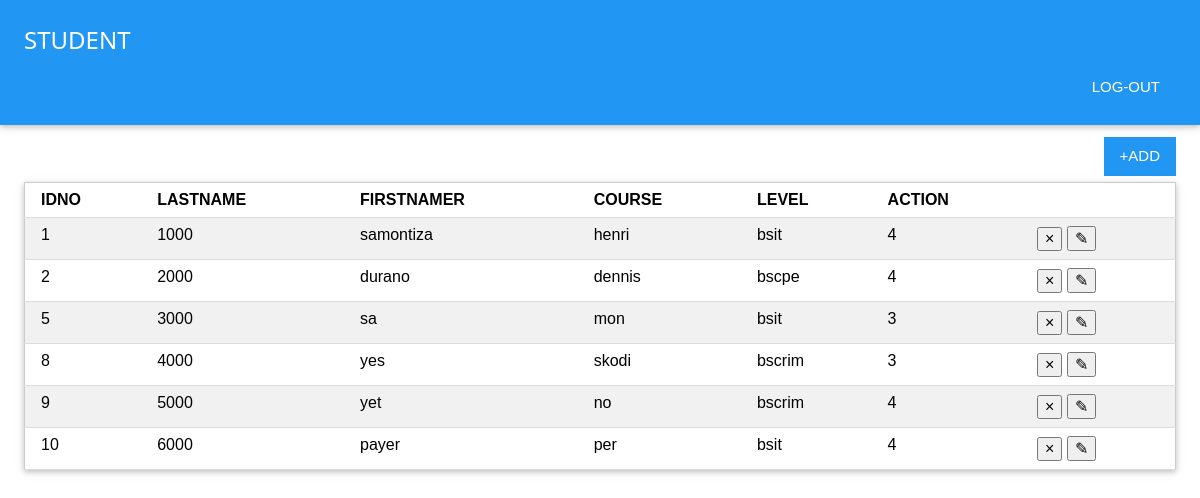
Screenshot of /studentlist.php?user=admin (signed in) with the database file from the repository.
### tables this page shows
CREATE TABLE `student` (
  `id` int(10) NOT NULL,
  `idno` int(10) NOT NULL,
  `lastname` varchar(50) NOT NULL,
  `firstname` varchar(50) NOT NULL,
  `course` varchar(10) NOT NULL,
  `level` tinyint(5) NOT NULL
);

### util/dbhelper.php (called while the page is built, shortened)
<?php
	$hostname = "127.0.0.1";
	$username = "root";
	$password = "";
	$database = "skill";
	function dbconnect(){
		global $hostname,$username,$password,$database;
		return mysqli_connect($hostname,$username,$password,$database);
	}
		function getall($table){
		$rows=array();
		$sql="SELECT * FROM `$table`";
			$conn=dbconnect();
			$query=mysqli_query($conn,$sql) or die("SQL Error");
			while($row=mysqli_fetch_assoc($query)){
				array_push($rows,$row);
			}
		return $rows;
	}
?>

### studentlist.php (the view, shortened to what this page needs)
<?php
	include("util/dbhelper.php");
?>
<html>
	<head>
		<link rel="stylesheet" href="assets/css/w3.css">
	</head>
	<body>
		<div class="w3-blue w3-padding-large w3-card-2">
			<h3>STUDENT</h3>
			<a href="logout.php" class="w3-right w3-button">LOG-OUT</a>
			<br>
			<br>
		</div>
		<div class="w3-padding-large">
			<button class="w3-button w3-blue w3-right" onclick="modalcontrol('mymodal','block')">+ADD</button>
			<br><br>
			<table class="w3-table-all w3-card-2 w3-animate-top">
				<?php
					$header=['idno','lastname','firstnamer','course','level','action'];
					echo "<tr>";
						foreach($header as $h){
							echo "<th>".strtoupper($h)."</th>";
						}
					echo "</tr>";
					$list=getall('student');
					foreach($list as $student){
						echo "<tr>";
							echo "<td>".$student['id']."</td>";
							echo "<td>".$student['idno']."</td>";
							echo "<td>".$student['lastname']."</td>";
							echo "<td>".$student['firstname']."</td>";
							echo "<td>".$student['course']."</td>";
							echo "<td>".$student['level']."</td>";
							echo "<td>";
								echo "<button onclick=removeitem(".$student['id'].")>&times;</button>";
								echo "<button onclick=updateitem('".$student['id']."','".$student['idno']."','".$student['lastname']."','".$student['firstname']."','".$student['course']."','".$student['level']."')>&#9998;</button>";
							echo "</td>";
						echo "</tr>";
					}
				?>
			</table>
		</div>
	</body>
</html>

### assets/css/w3.css (style rules this page uses)
html { box-sizing:border-box }
*,*:before,*:after { box-sizing:inherit }
html { -ms-text-size-adjust:100%;-webkit-text-size-adjust:100% }
body { margin:0 }
a { background-color:transparent }
button,input,select,textarea,optgroup { font:inherit;margin:0 }
button,input { overflow:visible }
button,select { text-transform:none }
button,[type=button],[type=reset],[type=submit] { -webkit-appearance:button }
html,body { font-family:Verdana,sans-serif;font-size:15px;line-height:1.5 }
html { overflow-x:hidden }
h3 { font-size:24px }
h1,h2,h3,h4,h5,h6 { font-family:"Segoe UI",Arial,sans-serif;font-weight:400;margin:10px 0 }
a { color:inherit }
.w3-table,.w3-table-all { border-collapse:collapse;border-spacing:0;width:100%;display:table }
.w3-table-all { border:1px solid #ccc }
.w3-bordered tr,.w3-table-all tr { border-bottom:1px solid #ddd }
.w3-table-all tr:nth-child(odd) { background-color:#fff }
.w3-table-all tr:nth-child(even) { background-color:#f1f1f1 }
.w3-table td,.w3-table th,.w3-table-all td,.w3-table-all th { padding:8px 8px;display:table-cell;text-align:left;vertical-align:top }
.w3-table th:first-child,.w3-table td:first-child,.w3-table-all th:first-child,.w3-table-all td:first-child { padding-left:16px }
.w3-btn,.w3-button { border:none;display:inline-block;padding:8px 16px;vertical-align:middle;overflow:hidden;text-decoration:none;color:inherit;background-color:inherit;text-align:center;cursor:pointer;white-space:nowrap }
.w3-btn,.w3-button { -webkit-touch-callout:none;-webkit-user-select:none;-khtml-user-select:none;-moz-user-select:none;-ms-user-select:none;user-select:none }
.w3-card,.w3-card-2 { box-shadow:0 2px 5px 0 rgba(0,0,0,0.16),0 2px 10px 0 rgba(0,0,0,0.12) }
.w3-animate-top { position:relative;animation:animatetop 0.4s }
.w3-padding-large { padding:12px 24px!important }
.w3-right { float:right!important }
.w3-blue,.w3-hover-blue:hover { color:#fff!important;background-color:#2196F3!important }

### rows the page displays
student: id "1", idno "1000", lastname "samontiza", firstname "henri", course "bsit", level "4"
student: id "2", idno "2000", lastname "durano", firstname "dennis", course "bscpe", level "4"
student: id "5", idno "3000", lastname "sa", firstname "mon", course "bsit", level "3"
student: id "8", idno "4000", lastname "yes", firstname "skodi", course "bscrim", level "3"
student: id "9", idno "5000", lastname "yet", firstname "no", course "bscrim", level "4"
student: id "10", idno "6000", lastname "payer", firstname "per", course "bsit", level "4"

### other values shown
$h "IDNO"
$h "LASTNAME"
$h "FIRSTNAMER"
$h "COURSE"
$h "LEVEL"
$h "ACTION"
